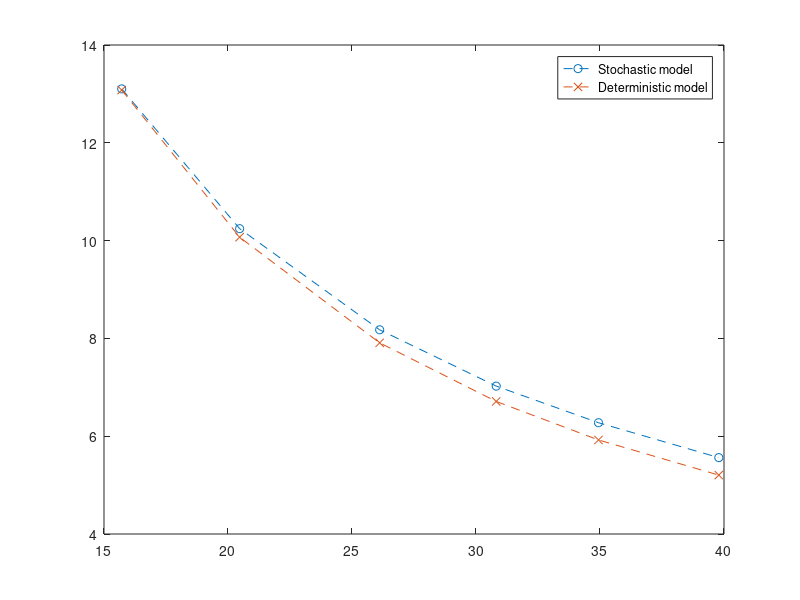

MATLAB code for this plot:
clear
load SteadyStateAnalysis_RepressorReporter_Relation.mat 
AveTetRALL=AveTetR;
AveGFPALL=AveGFP;

%% Compute copy number with deterministic model
x2=((AveTetRALL(:,1)+AveTetRALL(:,2))./2)';
DT=50;
k7=0.2;
k8=log(2)/5;
k9=0.5
k10=log(2)/20
x6=DT*k7*k9/k8/k10./(1+5*x2);

%% Output

%yyaxis left
plot((AveTetRALL(:,1)+AveTetRALL(:,2))/2,AveGFPALL(:,1),'--o');
hold on
%yyaxis right
plot(x2,x6,'--x');
legend('Stochastic model','Deterministic model')

AveGFPError=(AveGFPALL(:,1)-AveGFPALL(:,2))./AveGFPALL(:,1)*100 % Evaluation of difference between the upper and lower bounds (%). 
DetSDPError2=(x6'-AveGFPALL(:,2))./AveGFPALL(:,1)*100 % Evaluation of difference between the result of our rigorous approach (SDP) and that of deterministic model (%). 